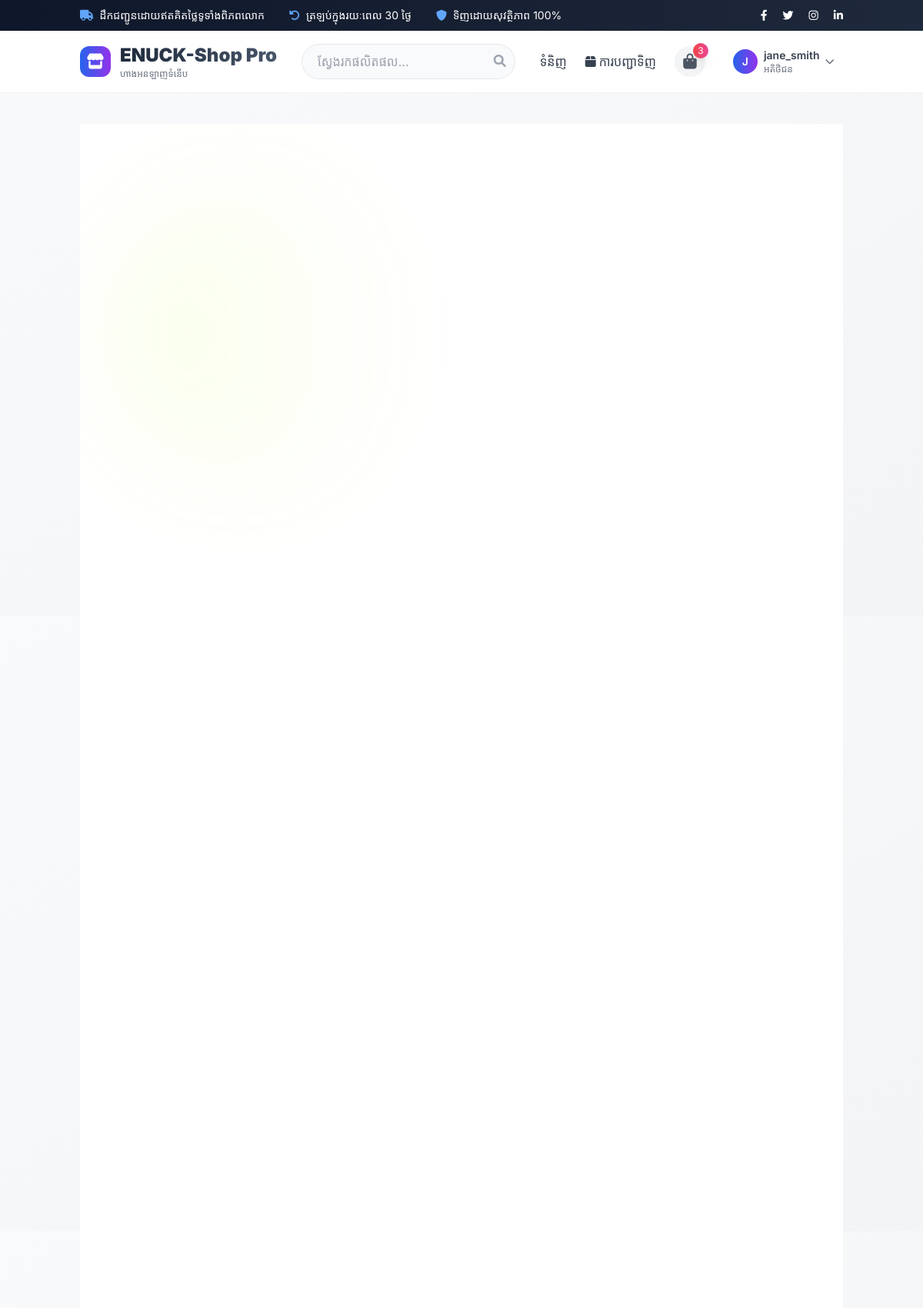
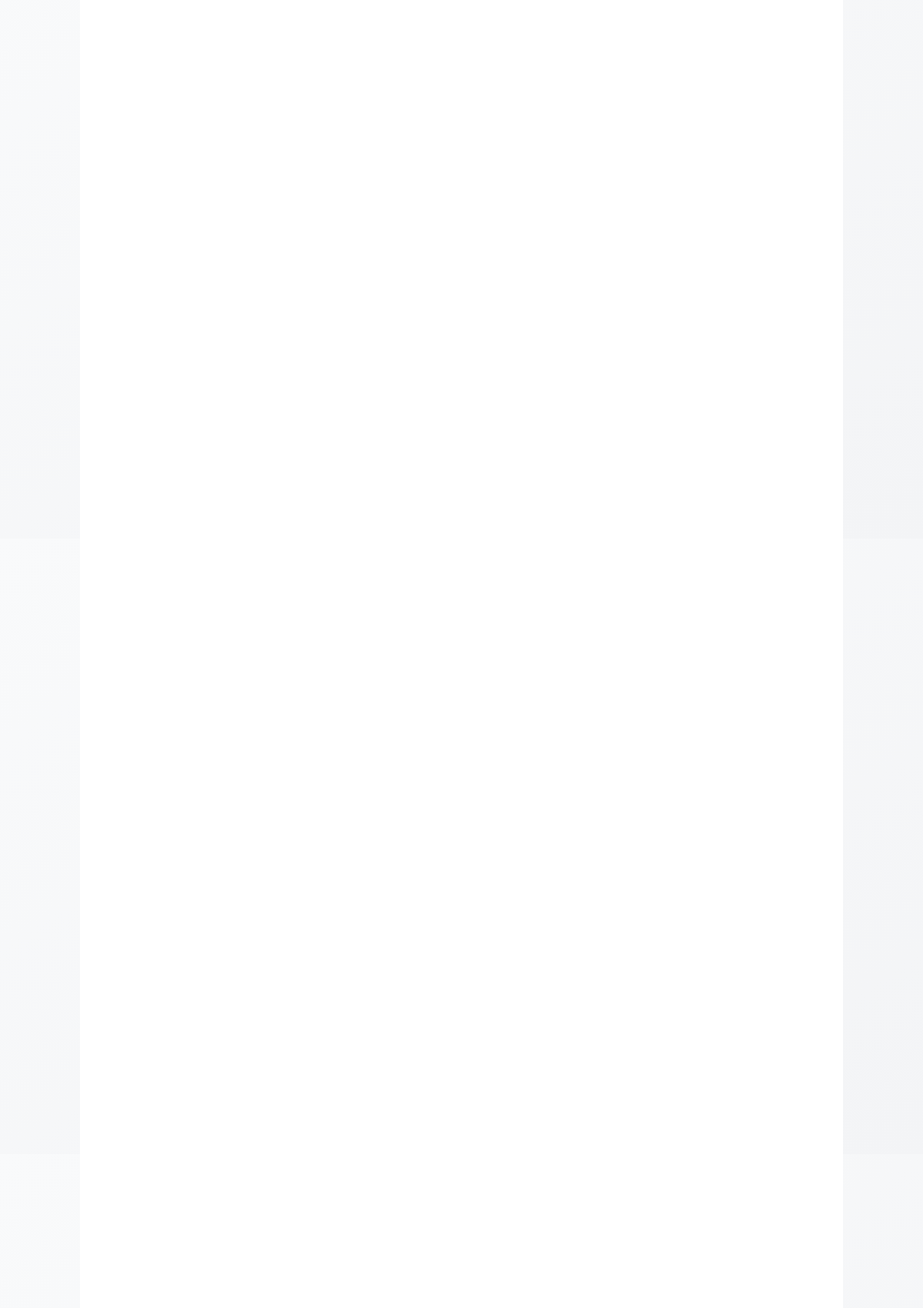
Screenshot of / (signed in, upper part) with the database file from the repository (2 pictures, top to bottom).
### models.py (models this page shows)
class User(Base):
    __tablename__ = "users"
    id = Column(Integer, primary_key=True, index=True)
    email = Column(String, unique=True, index=True)
    username = Column(String, unique=True, index=True)
    hashed_password = Column(String)
    is_admin = Column(Boolean, default=False)
    created_at = Column(DateTime, default=datetime.utcnow)
    orders = relationship("Order", back_populates="user")
    cart_items = relationship("CartItem", back_populates="user")

### main.py (the view)
@app.get("/", response_class=HTMLResponse)
async def home(request: Request, db: Session = Depends(get_db)):
    products = db.query(models.Product).order_by(desc(models.Product.created_at)).limit(8).all()
    current_user = get_current_user_for_template(request)
    return templates.TemplateResponse("index.html", {
        "request": request,
        "products": products,
        "current_user": current_user
    })

### templates/index.html (shortened to what this page needs)
{% extends "base.html" %}
{% block content %}
<section class="relative min-h-screen flex items-center overflow-hidden">
    <div class="absolute inset-0 bg-white">
        <div class="absolute top-20 left-10 w-96 h-96 bg-gradient-to-r from-[#C7FF1E]/10 to-transparent rounded-full blur-3xl"></div>
    </div>
</section>
{% endblock %}

### templates/base.html (shortened to what this page needs)
<!DOCTYPE html>
<html lang="km">
<head>
    <script src="https://cdn.tailwindcss.com"></script>
    <link href="https://cdnjs.cloudflare.com/ajax/libs/font-awesome/6.0.0/css/all.min.css" rel="stylesheet">
</head>
<body class="bg-gradient-to-br from-gray-50 to-gray-100">
    <div class="bg-gradient-to-r from-slate-900 to-slate-800 text-white text-sm py-2.5">
        <div class="container mx-auto px-4">
            <div class="flex justify-between items-center flex-wrap gap-2">
                <div class="flex items-center space-x-6 flex-wrap gap-2">
                    <span class="flex items-center">
                        <i class="fas fa-truck text-blue-400 mr-2"></i>
                        <span>ដឹកជញ្ជូនដោយឥតគិតថ្លៃទូទាំងពិភពលោក</span>
                    </span>
                    <span class="flex items-center">
                        <i class="fas fa-undo-alt text-blue-400 mr-2"></i>
                        <span>ត្រឡប់ក្នុងរយៈពេល 30 ថ្ងៃ</span>
                    </span>
                    <span class="flex items-center">
                        <i class="fas fa-shield-alt text-blue-400 mr-2"></i>
                        <span>ទិញដោយសុវត្ថិភាព 100%</span>
                    </span>
                </div>
                <div class="flex items-center space-x-5">
                    <a href="#" class="hover:text-blue-400 transition-colors"><i class="fab fa-facebook-f"></i></a>
                    <a href="#" class="hover:text-blue-400 transition-colors"><i class="fab fa-twitter"></i></a>
                    <a href="#" class="hover:text-blue-400 transition-colors"><i class="fab fa-instagram"></i></a>
                    <a href="#" class="hover:text-blue-400 transition-colors"><i class="fab fa-linkedin-in"></i></a>
                </div>
            </div>
        </div>
    </div>
    <nav class="glass-nav sticky top-0 z-50">
        <div class="container mx-auto px-4">
            <div class="flex justify-between items-center h-20">
                <div class="flex items-center">
                    <a href="/" class="group">
                        <div class="flex items-center space-x-3">
                            <div class="w-10 h-10 bg-gradient-to-r from-blue-600 to-purple-600 rounded-xl flex items-center justify-center transform transition group-hover:scale-110">
                                <i class="fas fa-store text-white text-xl"></i>
                            </div>
                            <div>
                                <span class="text-2xl font-black bg-gradient-to-r from-slate-800 to-slate-600 bg-clip-text text-transparent">
                                </span>
                                <span class="text-xs text-gray-500 block">ហាងអនឡាញទំនើប</span>
                            </div>
                        </div>
                    </a>
                </div>
                <div class="hidden lg:flex flex-1 max-w-xl mx-8">
                    <div class="relative w-full">
                        <input type="text" placeholder="ស្វែងរកផលិតផល..."
                               class="w-full px-5 py-2.5 border border-gray-200 rounded-full premium-input bg-gray-50">
                        <button class="absolute right-3 top-2.5 text-gray-400 hover:text-blue-600 transition-colors">
                            <i class="fas fa-search"></i>
                        </button>
                    </div>
                </div>
                <div class="flex items-center space-x-6">
                    <a href="/products" class="nav-link text-gray-700 hover:text-blue-600 transition">ទំនិញ</a>
                    {% if request.cookies.get('access_token') %}
                        <a href="/orders" class="nav-link text-gray-700 hover:text-blue-600 transition">
                            <i class="fas fa-box mr-1"></i>ការបញ្ជាទិញ
                        </a>
                        <a href="/cart" class="relative group">
                            <div class="relative">
                                <div class="w-10 h-10 rounded-full bg-gray-100 flex items-center justify-center group-hover:bg-blue-50 transition">
                                    <i class="fas fa-shopping-bag text-gray-600 group-hover:text-blue-600 text-xl transition"></i>
                                </div>
                                <span class="cart-badge absolute -top-1 -right-1 bg-gradient-to-r from-red-500 to-pink-500 text-white text-xs rounded-full w-5 h-5 flex items-center justify-center shadow-lg">0</span>
                            </div>
                        </a>
                        <div class="relative group">
                            <button class="flex items-center space-x-2 px-3 py-2 rounded-lg hover:bg-gray-50 transition">
                                <div class="w-8 h-8 rounded-full bg-gradient-to-r from-blue-600 to-purple-600 flex items-center justify-center text-white">
                                    <span class="text-sm font-semibold">{{ (current_user.username[0] if current_user else 'U') | upper }}</span>
                                </div>
                                <div class="text-left">
                                    <div class="text-sm font-semibold text-gray-700">{{ current_user.username if current_user else 'គណនី' }}</div>
                                    <div class="text-xs text-gray-500">{{ 'អ្នកគ្រប់គ្រង' if current_user.is_admin else 'អតិថិជន' if current_user else '' }}</div>
                                </div>
                                <i class="fas fa-chevron-down text-xs text-gray-500 transition-transform group-hover:rotate-180"></i>
                            </button>
                        </div>
                    {% else %}
                        <a href="/login" class="text-gray-700 hover:text-blue-600 transition font-medium">ចូល</a>
                        <a href="/register" class="btn-primary text-white px-6 py-2 rounded-full font-semibold shadow-md hover:shadow-xl transition-all">
                            ចុះឈ្មោះ <i class="fas fa-arrow-right ml-2"></i>
                        </a>
                    {% endif %}
                </div>
            </div>
        </div>
    </nav>
    <main class="container mx-auto px-4 py-10 fade-in">
        {% block content %}{% endblock %}
    </main>
</body>
</html>

### templates/base.html (style rules this page uses)
* { font-family: 'Inter', 'Noto Sans Khmer', sans-serif; }
:root { --primary: #0f172a; --primary-dark: #020617; --secondary: #3b82f6; --accent: #8b5cf6; --success: #10b981; --warning: #f59e0b; --danger: #ef4444; --dark: #1e293b; --light: #f8fafc; }
.glass-nav { background: rgba(255, 255, 255, 0.95); backdrop-filter: blur(10px); border-bottom: 1px solid rgba(0,0,0,0.05); }
.nav-link { position: relative; font-weight: 500; }
.nav-link::after { content: ''; position: absolute; width: 0; height: 2px; bottom: -6px; left: 0; background: linear-gradient(135deg, var(--secondary) 0%, var(--accent) 100%); transition: width 0.3s ease; }
.cart-badge { animation: pulse 2s infinite; background: linear-gradient(135deg, #ef4444 0%, #dc2626 100%); }
.fade-in { animation: fadeInUp 0.6s cubic-bezier(0.4, 0, 0.2, 1); }
.premium-input { transition: all 0.3s ease; border: 1.5px solid #e2e8f0; }
html { scroll-behavior: smooth; }

### templates/index.html (style rules this page uses)
:root { --primary: #0A0A0A; --secondary: #2D2D2D; --accent: #C7FF1E; --accent-dark: #A8E600; --surface: #FFFFFF; --text-main: #1A1A1A; --text-light: #666666; }

### rows the page displays
User: username "J", username "jane_smith", is_admin "អតិថិជន"
